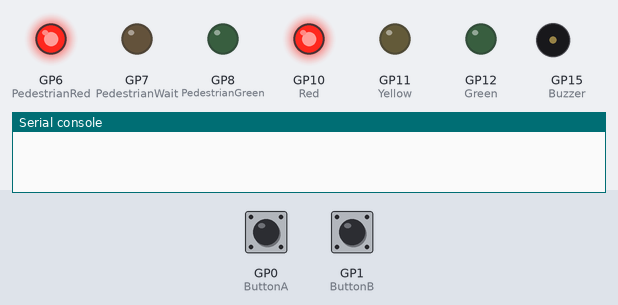
This program was run on a simulated Raspberry Pi Pico running MicroPython. On the bench: output pins drawn as LEDs (lit = HIGH), buzzer (waves = sounding), the last lines printed to the serial console. The test bench sets the inputs (shaded band); at power-on: GP0 (ButtonA) LOW, GP1 (ButtonB) LOW. Threads take turns every 2 ms.

Above: at 3.2 s.
3.3 s: GP0 (ButtonA) pulled HIGH for 0.15 s
At 3.6 s:
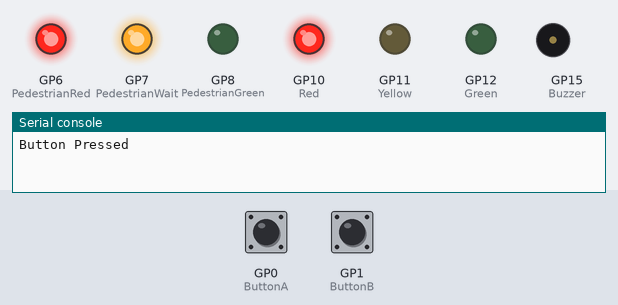
At 8.4 s:
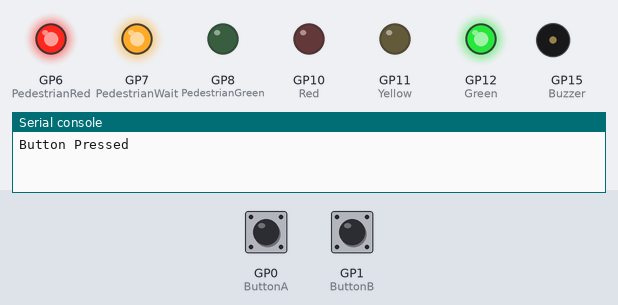
Timing chart, 0 to 25.5 s (numbered marks = the images above; inputs shaded):
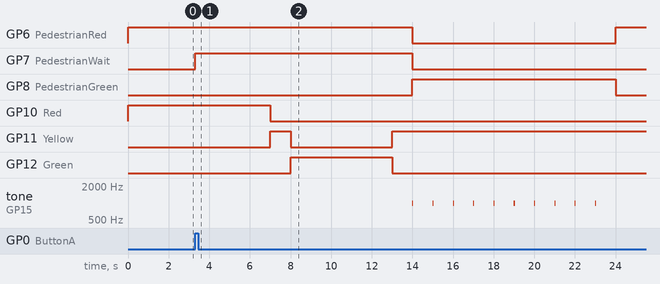

The program:

Experiment_7.py
```python
from machine import Pin, PWM
from time import sleep_ms, sleep
from _thread import start_new_thread

ButtonA = Pin(0, Pin.IN, Pin.PULL_DOWN)
ButtonB = Pin(1, Pin.IN, Pin.PULL_DOWN)

Red = Pin(10, Pin.OUT)
Yellow = Pin(11, Pin.OUT)
Green = Pin(12, Pin.OUT)
PedestrianRed = Pin(6, Pin.OUT)
PedestrianWait = Pin(7, Pin.OUT)
PedestrianGreen = Pin(8, Pin.OUT)

Buzzer = PWM(Pin(15))
Buzzer.duty_u16(0)
Frequency = 1000

CrossRequested = False

def red():
    Red.on()
    Yellow.off()
    Green.off()

def yellow():
    Red.off()
    Yellow.on()
    Green.off()

def green():
    Red.off()
    Yellow.off()
    Green.on()

def cycle_lights():
    red()
    sleep(5)
    yellow()
    sleep(1)
    green()
    sleep(5)
    yellow()
    sleep(1)

def PedestrianCross():
    global CrossRequested
    PedestrianRed.value(0)
    PedestrianGreen.value(1)
    PedestrianWait.value(0)
    OnTime = 50
    print("Beeping")
    for Beeping in range(10):
        Buzzer.duty_u16(32767)
        sleep_ms(OnTime)
        Buzzer.duty_u16(0)
        sleep_ms(1000-OnTime)
    print("End Beep Thread")
    PedestrianRed(1)
    PedestrianGreen(0)
    CrossRequested = False

def ButtonIRQHandler(pin):
    global CrossRequested
    if CrossRequested == False:
        print("Button Pressed")
        CrossRequested = True
        PedestrianWait.value(1)

ButtonA.irq(trigger=Pin.IRQ_RISING, handler=ButtonIRQHandler)
ButtonB.irq(trigger=Pin.IRQ_RISING, handler=ButtonIRQHandler)

Red.value(1)
Yellow.value(0)
Green.value(0)
PedestrianRed.value(1)
PedestrianGreen.value(0)
PedestrianWait.value(0)
sleep(2)

while True:
    if CrossRequested == True:
        start_new_thread(PedestrianCross, ())
        while PedestrianCross:
            sleep_ms(1)
    else:
        cycle_lights()
```

Measured:
- after the input at 3.3 s, GP6 (PedestrianRed): HIGH → LOW after 10.7 s, → HIGH 10.0 s later; GP7 (PedestrianWait): LOW → HIGH at once, → LOW 10.7 s later; GP8 (PedestrianGreen): LOW → HIGH after 10.7 s, → LOW 10.0 s later; GP10 (Red): goes on until 7.0 s, then stays LOW; GP11 (Yellow): goes on until 13.0 s, then stays HIGH
